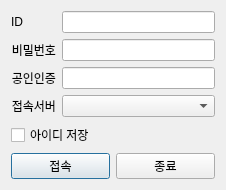
<?xml version="1.0" encoding="UTF-8"?>
<ui version="4.0">
 <class>LoginDialog</class>
 <widget class="QDialog" name="LoginDialog">
  <property name="geometry">
   <rect>
    <x>0</x>
    <y>0</y>
    <width>226</width>
    <height>173</height>
   </rect>
  </property>
  <property name="windowTitle">
   <string>Dialog</string>
  </property>
  <layout class="QGridLayout" name="gridLayout">
   <item row="0" column="0">
    <layout class="QVBoxLayout" name="verticalLayout">
     <item>
      <layout class="QFormLayout" name="formLayout">
       <item row="0" column="0">
        <widget class="QLabel" name="label">
         <property name="layoutDirection">
          <enum>Qt::LeftToRight</enum>
         </property>
         <property name="text">
          <string>ID</string>
         </property>
         <property name="alignment">
          <set>Qt::AlignRight|Qt::AlignTrailing|Qt::AlignVCenter</set>
         </property>
        </widget>
       </item>
       <item row="0" column="1">
        <widget class="QLineEdit" name="lineEditId"/>
       </item>
       <item row="1" column="0">
        <widget class="QLabel" name="label_2">
         <property name="text">
          <string>비밀번호</string>
         </property>
         <property name="alignment">
          <set>Qt::AlignRight|Qt::AlignTrailing|Qt::AlignVCenter</set>
         </property>
        </widget>
       </item>
       <item row="1" column="1">
        <widget class="QLineEdit" name="lineEditPasswd">
         <property name="echoMode">
          <enum>QLineEdit::Password</enum>
         </property>
        </widget>
       </item>
       <item row="2" column="0">
        <widget class="QLabel" name="label_3">
         <property name="text">
          <string>공인인증</string>
         </property>
         <property name="alignment">
          <set>Qt::AlignRight|Qt::AlignTrailing|Qt::AlignVCenter</set>
         </property>
        </widget>
       </item>
       <item row="2" column="1">
        <widget class="QLineEdit" name="lineEditCertPasswd">
         <property name="echoMode">
          <enum>QLineEdit::Password</enum>
         </property>
        </widget>
       </item>
       <item row="3" column="0">
        <widget class="QLabel" name="label_4">
         <property name="text">
          <string>접속서버</string>
         </property>
         <property name="alignment">
          <set>Qt::AlignRight|Qt::AlignTrailing|Qt::AlignVCenter</set>
         </property>
        </widget>
       </item>
       <item row="3" column="1">
        <widget class="QComboBox" name="comboBoxServerType"/>
       </item>
      </layout>
     </item>
     <item>
      <widget class="QCheckBox" name="checkBoxSaveId">
       <property name="text">
        <string>아이디 저장</string>
       </property>
      </widget>
     </item>
     <item>
      <layout class="QHBoxLayout" name="horizontalLayout">
       <item>
        <widget class="QPushButton" name="connectBtn">
         <property name="text">
          <string>접속</string>
         </property>
        </widget>
       </item>
       <item>
        <widget class="QPushButton" name="closeBtn">
         <property name="text">
          <string>종료</string>
         </property>
        </widget>
       </item>
      </layout>
     </item>
    </layout>
   </item>
  </layout>
 </widget>
 <resources/>
 <connections/>
</ui>
